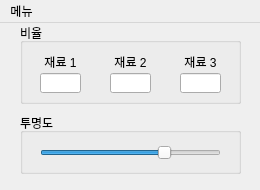
<?xml version="1.0" encoding="UTF-8"?>
<ui version="4.0">
 <class>MainWindow</class>
 <widget class="QMainWindow" name="MainWindow">
  <property name="geometry">
   <rect>
    <x>0</x>
    <y>0</y>
    <width>260</width>
    <height>190</height>
   </rect>
  </property>
  <property name="sizePolicy">
   <sizepolicy hsizetype="Fixed" vsizetype="Fixed">
    <horstretch>0</horstretch>
    <verstretch>0</verstretch>
   </sizepolicy>
  </property>
  <property name="windowTitle">
   <string>MainWindow</string>
  </property>
  <property name="windowOpacity">
   <double>1.000000000000000</double>
  </property>
  <widget class="QWidget" name="centralwidget">
   <property name="sizePolicy">
    <sizepolicy hsizetype="Fixed" vsizetype="Fixed">
     <horstretch>0</horstretch>
     <verstretch>0</verstretch>
    </sizepolicy>
   </property>
   <widget class="QGroupBox" name="ratioBox">
    <property name="geometry">
     <rect>
      <x>20</x>
      <y>0</y>
      <width>221</width>
      <height>81</height>
     </rect>
    </property>
    <property name="title">
     <string>비율</string>
    </property>
    <widget class="QLineEdit" name="stuffInput2">
     <property name="geometry">
      <rect>
       <x>160</x>
       <y>50</y>
       <width>41</width>
       <height>20</height>
      </rect>
     </property>
    </widget>
    <widget class="QLabel" name="stuffLabel0">
     <property name="geometry">
      <rect>
       <x>20</x>
       <y>30</y>
       <width>41</width>
       <height>16</height>
      </rect>
     </property>
     <property name="toolTip">
      <string>&lt;html&gt;&lt;head/&gt;&lt;body&gt;&lt;p&gt;&lt;br/&gt;&lt;/p&gt;&lt;/body&gt;&lt;/html&gt;</string>
     </property>
     <property name="text">
      <string>&lt;html&gt;&lt;head/&gt;&lt;body&gt;&lt;p align=&quot;center&quot;&gt;재료 1&lt;/p&gt;&lt;/body&gt;&lt;/html&gt;</string>
     </property>
    </widget>
    <widget class="QLabel" name="stuffLabel2">
     <property name="geometry">
      <rect>
       <x>160</x>
       <y>30</y>
       <width>41</width>
       <height>16</height>
      </rect>
     </property>
     <property name="toolTip">
      <string>&lt;html&gt;&lt;head/&gt;&lt;body&gt;&lt;p&gt;&lt;br/&gt;&lt;/p&gt;&lt;/body&gt;&lt;/html&gt;</string>
     </property>
     <property name="text">
      <string>&lt;html&gt;&lt;head/&gt;&lt;body&gt;&lt;p align=&quot;center&quot;&gt;재료 3&lt;/p&gt;&lt;/body&gt;&lt;/html&gt;</string>
     </property>
    </widget>
    <widget class="QLineEdit" name="stuffInput0">
     <property name="geometry">
      <rect>
       <x>20</x>
       <y>50</y>
       <width>41</width>
       <height>20</height>
      </rect>
     </property>
    </widget>
    <widget class="QLabel" name="stuffLabel1">
     <property name="geometry">
      <rect>
       <x>90</x>
       <y>30</y>
       <width>41</width>
       <height>16</height>
      </rect>
     </property>
     <property name="toolTip">
      <string>&lt;html&gt;&lt;head/&gt;&lt;body&gt;&lt;p&gt;&lt;br/&gt;&lt;/p&gt;&lt;/body&gt;&lt;/html&gt;</string>
     </property>
     <property name="text">
      <string>&lt;html&gt;&lt;head/&gt;&lt;body&gt;&lt;p align=&quot;center&quot;&gt;재료 2&lt;/p&gt;&lt;/body&gt;&lt;/html&gt;</string>
     </property>
    </widget>
    <widget class="QLineEdit" name="stuffInput1">
     <property name="geometry">
      <rect>
       <x>90</x>
       <y>50</y>
       <width>41</width>
       <height>20</height>
      </rect>
     </property>
    </widget>
   </widget>
   <widget class="QGroupBox" name="opacityBox">
    <property name="geometry">
     <rect>
      <x>20</x>
      <y>90</y>
      <width>221</width>
      <height>61</height>
     </rect>
    </property>
    <property name="title">
     <string>투명도</string>
    </property>
    <widget class="QSlider" name="opacitySlider">
     <property name="geometry">
      <rect>
       <x>20</x>
       <y>30</y>
       <width>181</width>
       <height>20</height>
      </rect>
     </property>
     <property name="sliderPosition">
      <number>70</number>
     </property>
     <property name="orientation">
      <enum>Qt::Horizontal</enum>
     </property>
    </widget>
   </widget>
  </widget>
  <widget class="QMenuBar" name="menubar">
   <property name="geometry">
    <rect>
     <x>0</x>
     <y>0</y>
     <width>260</width>
     <height>24</height>
    </rect>
   </property>
   <widget class="QMenu" name="menu">
    <property name="title">
     <string>메뉴</string>
    </property>
    <addaction name="actionRatio"/>
    <addaction name="actionSettings"/>
    <addaction name="separator"/>
    <addaction name="actionExit"/>
   </widget>
   <addaction name="menu"/>
  </widget>
  <action name="actionSettings">
   <property name="text">
    <string>설정</string>
   </property>
  </action>
  <action name="actionExit">
   <property name="text">
    <string>종료</string>
   </property>
  </action>
  <action name="actionRatio">
   <property name="text">
    <string>비율 창 보기</string>
   </property>
  </action>
 </widget>
 <resources/>
 <connections/>
</ui>
